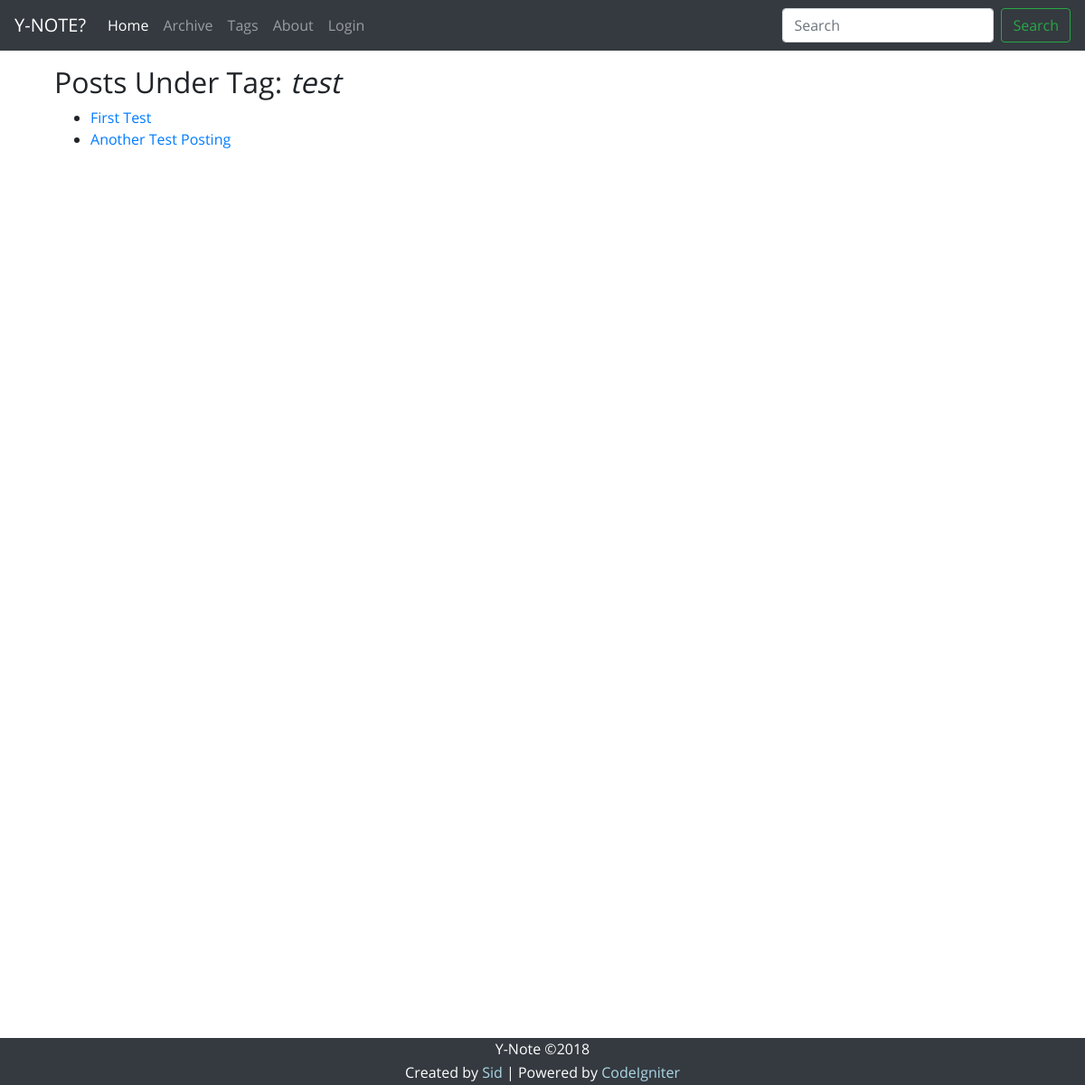
Screenshot of /index.php/tags/by_tag/test with the database file from the repository.
### tables this page shows
CREATE TABLE `tags` (
  `id_post` int(11) NOT NULL,
  `tag` varchar(50) NOT NULL,
  KEY `tags_ibfk_1` (`id_post`),
  CONSTRAINT `tags_ibfk_1` FOREIGN KEY (`id_post`) REFERENCES `posts` (`id_post`) ON DELETE CASCADE
);

CREATE TABLE `posts` (
  `id_post` int(11) NOT NULL AUTO_INCREMENT,
  `date_post` datetime DEFAULT NULL,
  `date_modified` datetime DEFAULT NULL,
  `title_post` varchar(255) DEFAULT NULL,
  `content` text,
  `author` varchar(50) DEFAULT NULL,
  PRIMARY KEY (`id_post`)
);

### application/controllers/Tags.php (called while the page is built, shortened)
<?php defined('BASEPATH') OR exit('No direct script access allowed');
class Tags extends CI_Controller {
    public function by_tag($tag) {
        $posts = $this->Post_model;
        $posts_list = $posts->posts_by_tag($tag);
        $this->load->view('header_view', array('page_title' => 'Tags - Y-Note'));
        $this->load->view('navbar_view');
        $this->load->view('by_tag_view', array('tag' => $tag, 'posts_list' => $posts_list));
        $this->load->view('tail_view');
    }
}

### index.php (called while the page is built, shortened)
<?php
require_once BASEPATH.'core/CodeIgniter.php';

### application/models/Post_model.php (called while the page is built, shortened)
<?php
class Post_model extends CI_Model {
    public function posts_by_tag($tag) {
        $this->db->select('tags.id_post AS id_post, posts.title_post AS title_post')
                 ->from('tags')
                 ->join('posts', 'posts.id_post = tags.id_post')
                 ->where('tags.tag', $tag);
        $query = $this->db->get();
        return $query->result_array();
    }
}

### application/views/by_tag_view.php (the view, shortened to what this page needs)
<div class='container'>
    <h2>Posts Under Tag: <em><?php echo $tag; ?></em></h2>
    <ul>
    <?php
    foreach ($posts_list as $post) {
        echo "<li><a href='". site_url("read_post/{$post['id_post']}") ."'>".$post['title_post']."</a></li>";
    }
    ?>
    </ul>
</div>

### assets/css/index.css (style rules this page uses)
body { min-height: 75rem; padding-top: 4.5rem; padding-bottom: 4.5rem; margin-bottom: 0; font-family: 'Open Sans', Courier, monospace; }

### rows the page displays
tags: id_post.title_post "First Test"
tags: id_post.title_post "Another Test Posting"

### other values shown
$tag "test"
